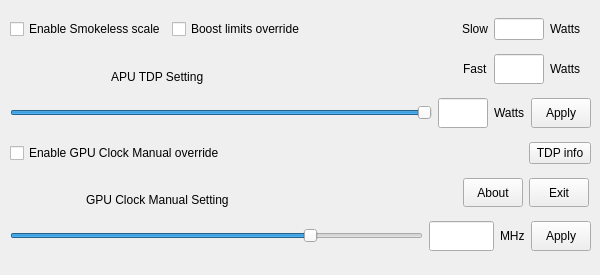
<?xml version="1.0" encoding="UTF-8"?>
<ui version="4.0">
 <class>MainWindow</class>
 <widget class="QMainWindow" name="MainWindow">
  <property name="geometry">
   <rect>
    <x>0</x>
    <y>0</y>
    <width>600</width>
    <height>275</height>
   </rect>
  </property>
  <property name="windowTitle">
   <string>Ryzen TDP Control</string>
  </property>
  <widget class="QWidget" name="centralwidget">
   <widget class="QWidget" name="">
    <property name="geometry">
     <rect>
      <x>10</x>
      <y>10</y>
      <width>581</width>
      <height>251</height>
     </rect>
    </property>
    <layout class="QGridLayout" name="gridLayout">
     <item row="0" column="0">
      <layout class="QHBoxLayout" name="horizontalLayout_3">
       <item>
        <widget class="QCheckBox" name="Smoke_checkBox">
         <property name="enabled">
          <bool>true</bool>
         </property>
         <property name="toolTip">
          <string>Enable Smokeless scale for TDP</string>
         </property>
         <property name="text">
          <string>Enable Smokeless scale</string>
         </property>
         <property name="checked">
          <bool>false</bool>
         </property>
        </widget>
       </item>
       <item>
        <widget class="QCheckBox" name="Boost_checkBox">
         <property name="toolTip">
          <string>Override fast and slow boost limits</string>
         </property>
         <property name="text">
          <string>Boost limits override</string>
         </property>
        </widget>
       </item>
      </layout>
     </item>
     <item row="1" column="0" alignment="Qt::AlignHCenter|Qt::AlignBottom">
      <widget class="QLabel" name="APU_tdp_label">
       <property name="text">
        <string>APU TDP Setting</string>
       </property>
      </widget>
     </item>
     <item row="2" column="0" colspan="3">
      <layout class="QHBoxLayout" name="horizontalLayout">
       <item>
        <widget class="QSlider" name="tdp_Slider">
         <property name="minimum">
          <number>5</number>
         </property>
         <property name="maximum">
          <number>30</number>
         </property>
         <property name="pageStep">
          <number>1</number>
         </property>
         <property name="value">
          <number>30</number>
         </property>
         <property name="orientation">
          <enum>Qt::Horizontal</enum>
         </property>
         <property name="tickPosition">
          <enum>QSlider::NoTicks</enum>
         </property>
         <property name="tickInterval">
          <number>1</number>
         </property>
        </widget>
       </item>
       <item>
        <widget class="QLineEdit" name="tdp_lineEdit">
         <property name="sizePolicy">
          <sizepolicy hsizetype="Fixed" vsizetype="Fixed">
           <horstretch>0</horstretch>
           <verstretch>0</verstretch>
          </sizepolicy>
         </property>
         <property name="maximumSize">
          <size>
           <width>50</width>
           <height>30</height>
          </size>
         </property>
         <property name="toolTip">
          <string>TDP value</string>
         </property>
         <property name="readOnly">
          <bool>false</bool>
         </property>
        </widget>
       </item>
       <item>
        <widget class="QLabel" name="tdp_label">
         <property name="text">
          <string>Watts</string>
         </property>
        </widget>
       </item>
       <item>
        <widget class="QPushButton" name="tdp_Apply_pushButton">
         <property name="maximumSize">
          <size>
           <width>60</width>
           <height>30</height>
          </size>
         </property>
         <property name="toolTip">
          <string>Apply TDP settings</string>
         </property>
         <property name="text">
          <string>Apply</string>
         </property>
        </widget>
       </item>
      </layout>
     </item>
     <item row="3" column="0">
      <widget class="QCheckBox" name="GPU_Clock_checkBox">
       <property name="toolTip">
        <string>Enable GPU Clock override</string>
       </property>
       <property name="text">
        <string>Enable GPU Clock Manual override</string>
       </property>
       <property name="checked">
        <bool>false</bool>
       </property>
      </widget>
     </item>
     <item row="3" column="2">
      <widget class="QPushButton" name="tdp_info_pushButton">
       <property name="maximumSize">
        <size>
         <width>62</width>
         <height>29</height>
        </size>
       </property>
       <property name="text">
        <string>TDP info</string>
       </property>
      </widget>
     </item>
     <item row="4" column="0" alignment="Qt::AlignHCenter|Qt::AlignBottom">
      <widget class="QLabel" name="GPU_Clock_Manual_label">
       <property name="text">
        <string>GPU Clock Manual Setting</string>
       </property>
      </widget>
     </item>
     <item row="4" column="1" alignment="Qt::AlignRight">
      <widget class="QPushButton" name="About_pushButton">
       <property name="maximumSize">
        <size>
         <width>60</width>
         <height>29</height>
        </size>
       </property>
       <property name="text">
        <string>About</string>
       </property>
      </widget>
     </item>
     <item row="4" column="2">
      <widget class="QPushButton" name="exit_pushButton">
       <property name="maximumSize">
        <size>
         <width>60</width>
         <height>29</height>
        </size>
       </property>
       <property name="text">
        <string>Exit</string>
       </property>
      </widget>
     </item>
     <item row="5" column="0" colspan="3">
      <layout class="QHBoxLayout" name="horizontalLayout_2">
       <item>
        <widget class="QSlider" name="GPU_Clock_Slider">
         <property name="minimum">
          <number>800</number>
         </property>
         <property name="maximum">
          <number>2700</number>
         </property>
         <property name="singleStep">
          <number>50</number>
         </property>
         <property name="pageStep">
          <number>50</number>
         </property>
         <property name="value">
          <number>2200</number>
         </property>
         <property name="orientation">
          <enum>Qt::Horizontal</enum>
         </property>
         <property name="tickPosition">
          <enum>QSlider::NoTicks</enum>
         </property>
         <property name="tickInterval">
          <number>50</number>
         </property>
        </widget>
       </item>
       <item>
        <widget class="QLineEdit" name="GPU_Clock_lineEdit">
         <property name="sizePolicy">
          <sizepolicy hsizetype="Fixed" vsizetype="Fixed">
           <horstretch>0</horstretch>
           <verstretch>0</verstretch>
          </sizepolicy>
         </property>
         <property name="maximumSize">
          <size>
           <width>65</width>
           <height>30</height>
          </size>
         </property>
         <property name="toolTip">
          <string>Manual GPU Clock value</string>
         </property>
         <property name="readOnly">
          <bool>false</bool>
         </property>
        </widget>
       </item>
       <item>
        <widget class="QLabel" name="GPU_Clock_label">
         <property name="text">
          <string>MHz</string>
         </property>
        </widget>
       </item>
       <item>
        <widget class="QPushButton" name="GPU_Apply_pushButton">
         <property name="maximumSize">
          <size>
           <width>60</width>
           <height>30</height>
          </size>
         </property>
         <property name="toolTip">
          <string>Manual GPU override in effect until reboot...</string>
         </property>
         <property name="text">
          <string>Apply</string>
         </property>
        </widget>
       </item>
      </layout>
     </item>
     <item row="0" column="1" colspan="2">
      <layout class="QHBoxLayout" name="horizontalLayout_4">
       <item>
        <widget class="QLabel" name="slow_label">
         <property name="toolTip">
          <string>Slow Boost override</string>
         </property>
         <property name="text">
          <string>Slow</string>
         </property>
         <property name="alignment">
          <set>Qt::AlignRight|Qt::AlignTrailing|Qt::AlignVCenter</set>
         </property>
        </widget>
       </item>
       <item>
        <widget class="QLineEdit" name="slow_tdp_lineEdit">
         <property name="sizePolicy">
          <sizepolicy hsizetype="Fixed" vsizetype="Fixed">
           <horstretch>0</horstretch>
           <verstretch>0</verstretch>
          </sizepolicy>
         </property>
         <property name="maximumSize">
          <size>
           <width>50</width>
           <height>30</height>
          </size>
         </property>
         <property name="toolTip">
          <string>Slow Boost override</string>
         </property>
         <property name="readOnly">
          <bool>true</bool>
         </property>
        </widget>
       </item>
       <item>
        <widget class="QLabel" name="slow_tdp_label">
         <property name="maximumSize">
          <size>
           <width>41</width>
           <height>30</height>
          </size>
         </property>
         <property name="text">
          <string>Watts</string>
         </property>
        </widget>
       </item>
      </layout>
     </item>
     <item row="1" column="1" colspan="2">
      <layout class="QHBoxLayout" name="horizontalLayout_5">
       <item alignment="Qt::AlignRight">
        <widget class="QLabel" name="fast_label">
         <property name="toolTip">
          <string>Fast Boost override</string>
         </property>
         <property name="text">
          <string>Fast</string>
         </property>
        </widget>
       </item>
       <item>
        <widget class="QLineEdit" name="fast_tdp_lineEdit">
         <property name="sizePolicy">
          <sizepolicy hsizetype="Fixed" vsizetype="Fixed">
           <horstretch>0</horstretch>
           <verstretch>0</verstretch>
          </sizepolicy>
         </property>
         <property name="maximumSize">
          <size>
           <width>50</width>
           <height>30</height>
          </size>
         </property>
         <property name="toolTip">
          <string>Fast Boost override</string>
         </property>
         <property name="readOnly">
          <bool>true</bool>
         </property>
        </widget>
       </item>
       <item>
        <widget class="QLabel" name="fast_tdp_label">
         <property name="maximumSize">
          <size>
           <width>41</width>
           <height>30</height>
          </size>
         </property>
         <property name="text">
          <string>Watts</string>
         </property>
        </widget>
       </item>
      </layout>
     </item>
    </layout>
   </widget>
  </widget>
 </widget>
 <resources/>
 <connections/>
</ui>
